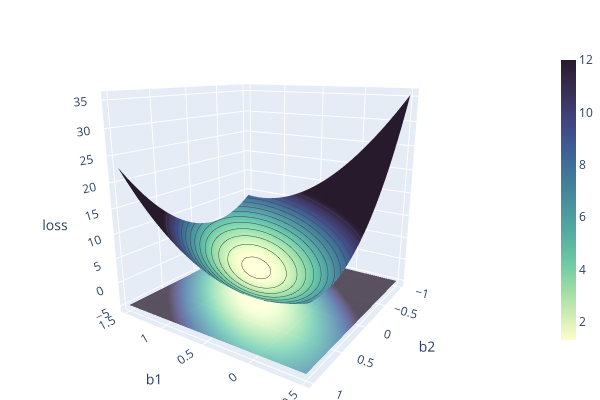

The cell this chart's notebook holds for it:
### Markdown cell above
When the learning rate is too small, the model updates its parameters very slowly. This means it will take a very long time to converge to the minimum loss.

If the learning rate is too large, instead of converging, the loss starts to increase with each update, and the model never finds the optimal set of parameters.

A common approach is to use a range of learning rates and observe the model's performance.

### Code cell
# Let's re-initialize the model every time you run the cell again
LRv2_model_core = LinearRegression_v2(2, seed = 42)
LRv2_model_wrapper = ModelWrapper(LRv2_model_core)

# for the purpose of visualization
# beta_0 is set, so only beta_1 and beta_2 are changing
LRv2_model_wrapper.model.bias = bias_optimized

# Training the model
coef_trajectory, bias_trajectory, loss_trajectory = \
    LRv2_model_wrapper.train(X, y_true,
                             epochs = 40,
                             learning_rate = 0.05, ## try different values for the learning rate
                             print_frequency = 10)

## Visualizing the model
b1_mesh, b2_mesh, mse_mesh = lab1utils.get_loss_mesh(X, y_true, bias_optimized)
fig_gradients = lab1utils.visualize_loss_function(b1_mesh, b2_mesh, mse_mesh)
go_gradients, go_gradients_2D = lab1utils.get_gradients_go(coef_trajectory, loss_trajectory,
                                                           offset=0.5)
fig_gradients.add_trace(go_gradients)
fig_gradients.add_trace(go_gradients_2D)
fig_gradients.show()

### Figure 1 — Plotly figure (JSON) as saved in the notebook; plotly's stock layout.template omitted (floating-point values rounded to 4 significant figures; data arrays with more than 128 entries replaced by an {"elided": "..."} marker saying what was removed)
{"data": [{"cmax": 12, "cmin": 1.3, "colorbar": {"len": 0.75, "orientation": "v", "thickness": 15}, "colorscale": [[0, "rgb(253, 253, 204)"], [0.09091, "rgb(206, 236, 179)"], [0.1818, "rgb(156, 219, 165)"], [0.2727, "rgb(111, 201, 163)"], [0.3636, "rgb(86, 177, 163)"], [0.4545, "rgb(76, 153, 160)"], [0.5455, "rgb(68, 130, 155)"], [0.6364, "rgb(62, 108, 150)"], [0.7273, "rgb(62, 82, 143)"], [0.8182, "rgb(64, 60, 115)"], [0.9091, "rgb(54, 43, 77)"], [1, "rgb(39, 26, 44)"]], "contours": {"z": {"end": 12, "project": {"z": false}, "show": true, "size": 0.75, "start": 1.5, "usecolormap": false}}, "opacity": 1, "showscale": true, "type": "surface", "x": {"elided": "41x41 float values"}, "y": {"elided": "41x41 float values"}, "z": {"elided": "41x41 float values"}}, {"cmax": 12, "cmin": 1.3, "colorscale": [[0, "rgb(253, 253, 204)"], [0.09091, "rgb(206, 236, 179)"], [0.1818, "rgb(156, 219, 165)"], [0.2727, "rgb(111, 201, 163)"], [0.3636, "rgb(86, 177, 163)"], [0.4545, "rgb(76, 153, 160)"], [0.5455, "rgb(68, 130, 155)"], [0.6364, "rgb(62, 108, 150)"], [0.7273, "rgb(62, 82, 143)"], [0.8182, "rgb(64, 60, 115)"], [0.9091, "rgb(54, 43, 77)"], [1, "rgb(39, 26, 44)"]], "opacity": 0.8, "showscale": false, "surfacecolor": {"elided": "41x41 float values"}, "type": "surface", "x": {"elided": "41x41 float values"}, "y": {"elided": "41x41 float values"}, "z": {"elided": "41x41 int values"}}, {"line": {"color": "red", "width": 4}, "marker": {"color": "red", "size": 4}, "type": "scatter3d", "x": [[0.3047], [1.139], [0.6492], [0.7534], [0.643], [0.6426], [0.6112], [0.6025], [0.5912], [0.5856], [0.5807], [0.5777], [0.5754], [0.5738], [0.5726], [0.5717], [0.5711], [0.5706], [0.5701], [0.5698], [0.5695], [0.5693], [0.569], [0.5688], [0.5686], [0.5685], [0.5683], [0.5682], [0.568], [0.5679], [0.5678], [0.5677], [0.5676], [0.5675], [0.5674], [0.5673], [0.5672], [0.5671], [0.5671], [0.567], [0.5669]], "y": [[-1.04], [0.1906], [-0.1982], [0.04635], [0.003371], [0.06212], [0.06687], [0.08581], [0.09326], [0.1016], [0.1069], [0.1115], [0.1151], [0.1181], [0.1207], [0.123], [0.125], [0.1268], [0.1284], [0.13], [0.1314], [0.1327], [0.134], [0.1351], [0.1362], [0.1373], [0.1383], [0.1392], [0.1401], [0.1409], [0.1417], [0.1425], [0.1432], [0.1438], [0.1445], [0.1451], [0.1456], [0.1462], [0.1467], [0.1472], [0.1476]], "z": [18.64, 4.946, 2.451, 1.953, 1.834, 1.797, 1.782, 1.774, 1.77, 1.767, 1.765, 1.763, 1.762, 1.76, 1.759, 1.758, 1.757, 1.756, 1.756, 1.755, 1.755, 1.754, 1.754, 1.753, 1.753, 1.752, 1.752, 1.752, 1.752, 1.751, 1.751, 1.751, 1.751, 1.751, 1.751, 1.751, 1.75, 1.75, 1.75, 1.75, 1.75]}, {"line": {"color": "red", "width": 2}, "marker": {"color": "red", "size": 2}, "type": "scatter3d", "x": [[0.3047], [1.139], [0.6492], [0.7534], [0.643], [0.6426], [0.6112], [0.6025], [0.5912], [0.5856], [0.5807], [0.5777], [0.5754], [0.5738], [0.5726], [0.5717], [0.5711], [0.5706], [0.5701], [0.5698], [0.5695], [0.5693], [0.569], [0.5688], [0.5686], [0.5685], [0.5683], [0.5682], [0.568], [0.5679], [0.5678], [0.5677], [0.5676], [0.5675], [0.5674], [0.5673], [0.5672], [0.5671], [0.5671], [0.567], [0.5669]], "y": [[-1.04], [0.1906], [-0.1982], [0.04635], [0.003371], [0.06212], [0.06687], [0.08581], [0.09326], [0.1016], [0.1069], [0.1115], [0.1151], [0.1181], [0.1207], [0.123], [0.125], [0.1268], [0.1284], [0.13], [0.1314], [0.1327], [0.134], [0.1351], [0.1362], [0.1373], [0.1383], [0.1392], [0.1401], [0.1409], [0.1417], [0.1425], [0.1432], [0.1438], [0.1445], [0.1451], [0.1456], [0.1462], [0.1467], [0.1472], [0.1476]], "z": [-5, -5, -5, -5, -5, -5, -5, -5, -5, -5, -5, -5, -5, -5, -5, -5, -5, -5, -5, -5, -5, -5, -5, -5, -5, -5, -5, -5, -5, -5, -5, -5, -5, -5, -5, -5, -5, -5, -5, -5, -5]}], "layout": {"height": 400, "margin": {"b": 0, "l": 0, "r": 0, "t": 0}, "scene": {"camera": {"eye": {"x": -1.2, "y": 1.8, "z": 0.6}, "up": {"x": 0, "y": 0, "z": 1}}, "xaxis": {"title": {"text": "b1"}}, "yaxis": {"title": {"text": "b2"}}, "zaxis": {"title": {"text": "loss"}}}, "showlegend": false, "width": 600}}
